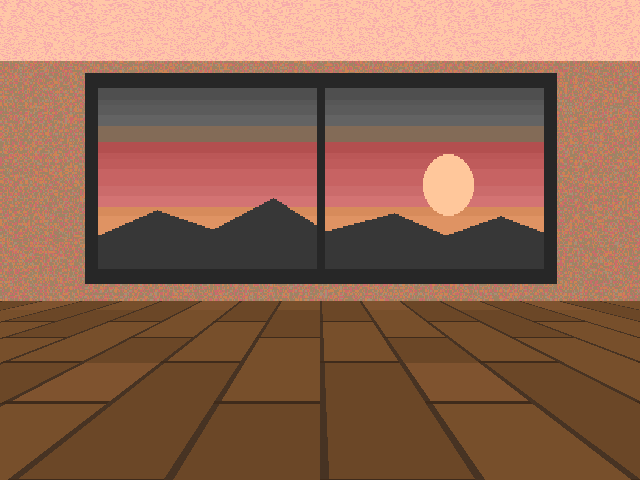
#> input picture fly_heaven/sunset_room_preview.png, 640 x 480 px, found by its file name
$ python preview_fly_in_room.py
#> lines starting #> are read from the running program, lines starting #| are printed output that depends on the picture
from pathlib import Path
from PIL import Image

room_path = Path("fly_heaven/sunset_room_preview.png")
fly_path = Path("fly_heaven/visuals/fly/fly_base.png")
out_path = Path("fly_heaven/fly_in_room_preview.png")

room = Image.open(room_path).convert("RGBA")
fly = Image.open(fly_path).convert("RGBA")
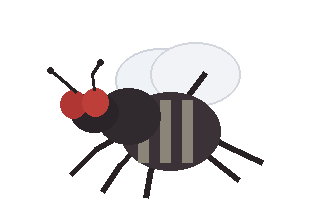
#> input picture fly_heaven/visuals/fly/fly_base.png, 320 x 220 px, found by its file name
#> fly is the input picture: PIL image 320x220 RGBA; mean R, G, B, A 27.2, 24.5, 25.3, 45.1

# уменьшаем муху
target_w = 170
scale = target_w / fly.width
#> scale = 0.531
target_h = int(fly.height * scale)
#> target_h = 116
fly = fly.resize((target_w, target_h), Image.NEAREST)
#> fly: PIL image 170x116 RGBA

# позиция: на полу, чуть правее центра
x = room.width // 2 - fly.width // 2
#> x = 235
y = room.height - fly.height - 35
#> y = 329

layer = Image.new("RGBA", room.size, (0, 0, 0, 0))
#> layer: PIL image 640x480 RGBA; every value is 0
layer.alpha_composite(fly, (x, y))
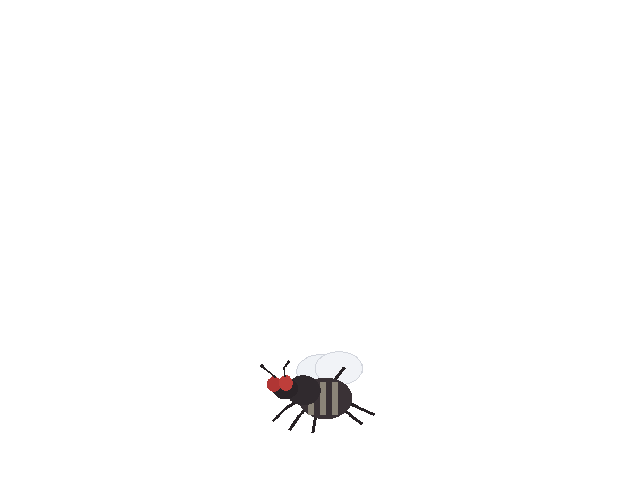
#> layer: PIL image 640x480 RGBA; mean R, G, B, A 1.7, 1.6, 1.6, 2.9; transparent parts drawn white

final = Image.alpha_composite(room, layer)
final.save(out_path)
print("Saved:", out_path)
